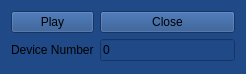
<?xml version="1.0" encoding="UTF-8"?>
<ui version="4.0">
 <class>VideoControlWidget</class>
 <widget class="QWidget" name="VideoControlWidget">
  <property name="geometry">
   <rect>
    <x>0</x>
    <y>0</y>
    <width>246</width>
    <height>74</height>
   </rect>
  </property>
  <property name="maximumSize">
   <size>
    <width>250</width>
    <height>200</height>
   </size>
  </property>
  <property name="windowTitle">
   <string>Form</string>
  </property>
  <property name="styleSheet">
   <string notr="true">background-color: rgb(32, 74, 135);</string>
  </property>
  <layout class="QGridLayout" name="gridLayout">
   <item row="0" column="1">
    <widget class="QPushButton" name="pushButton_video_close">
     <property name="maximumSize">
      <size>
       <width>170</width>
       <height>16777215</height>
      </size>
     </property>
     <property name="text">
      <string>Close</string>
     </property>
    </widget>
   </item>
   <item row="1" column="0">
    <widget class="QLabel" name="label">
     <property name="maximumSize">
      <size>
       <width>170</width>
       <height>16777215</height>
      </size>
     </property>
     <property name="text">
      <string>Device Number</string>
     </property>
    </widget>
   </item>
   <item row="0" column="0">
    <widget class="QPushButton" name="pushButton_video_play_stop">
     <property name="maximumSize">
      <size>
       <width>170</width>
       <height>16777215</height>
      </size>
     </property>
     <property name="text">
      <string>Play</string>
     </property>
    </widget>
   </item>
   <item row="1" column="1">
    <widget class="QLineEdit" name="lineEdit_device_number">
     <property name="maximumSize">
      <size>
       <width>170</width>
       <height>16777215</height>
      </size>
     </property>
     <property name="text">
      <string>0</string>
     </property>
     <property name="maxLength">
      <number>10</number>
     </property>
    </widget>
   </item>
  </layout>
 </widget>
 <resources/>
 <connections/>
</ui>
